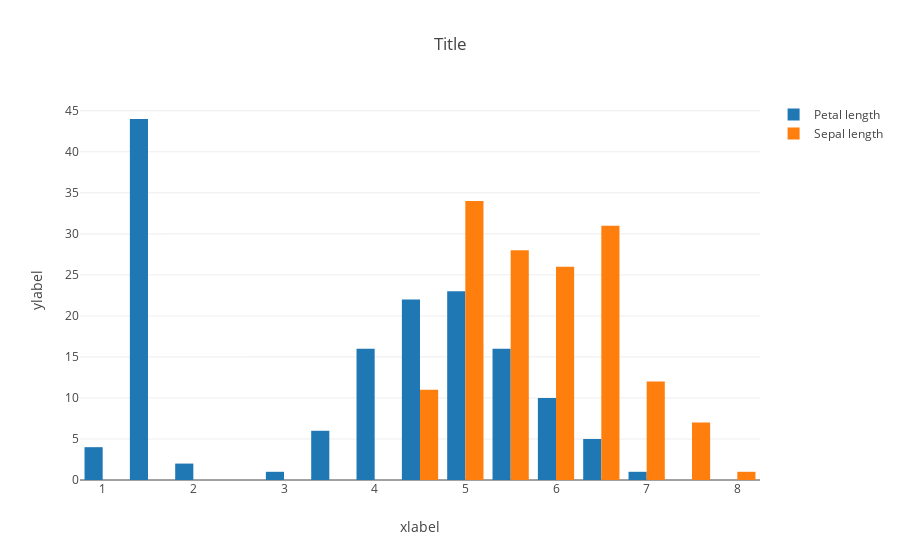

Notebook code cell kept with this figure:
### Markdown cell above
# Histogramme

### Code cell
import plotly.graph_objects as go

fig = go.Figure(data=[
    go.Histogram(name='Petal length', x=iris['petal length (cm)']),
    go.Histogram(name='Sepal length', x=iris['sepal length (cm)'])
])

fig.update_layout(template='none', title='Title', xaxis_title='xlabel', yaxis_title='ylabel')
fig.show()

### Figure 1 — Plotly figure (JSON) as saved in the notebook; plotly's stock layout.template omitted (floating-point values rounded to 4 significant figures; data arrays with more than 128 entries replaced by an {"elided": "..."} marker saying what was removed)
{"data": [{"name": "Petal length", "type": "histogram", "x": {"elided": "150 float values"}}, {"name": "Sepal length", "type": "histogram", "x": {"elided": "150 float values"}}], "layout": {"autosize": true, "title": {"text": "Title"}, "xaxis": {"autorange": true, "range": [0.75, 8.25], "title": {"text": "xlabel"}, "type": "linear"}, "yaxis": {"autorange": true, "range": [0, 46.32], "title": {"text": "ylabel"}}}}
